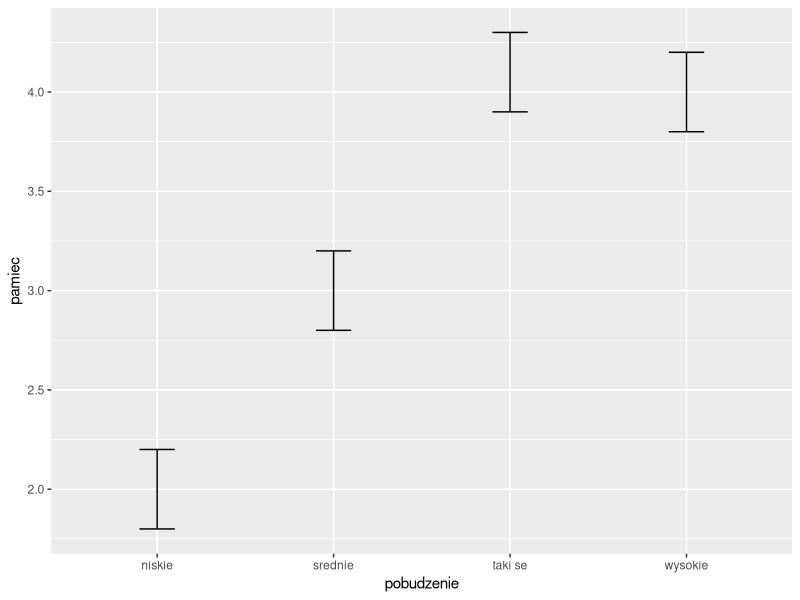
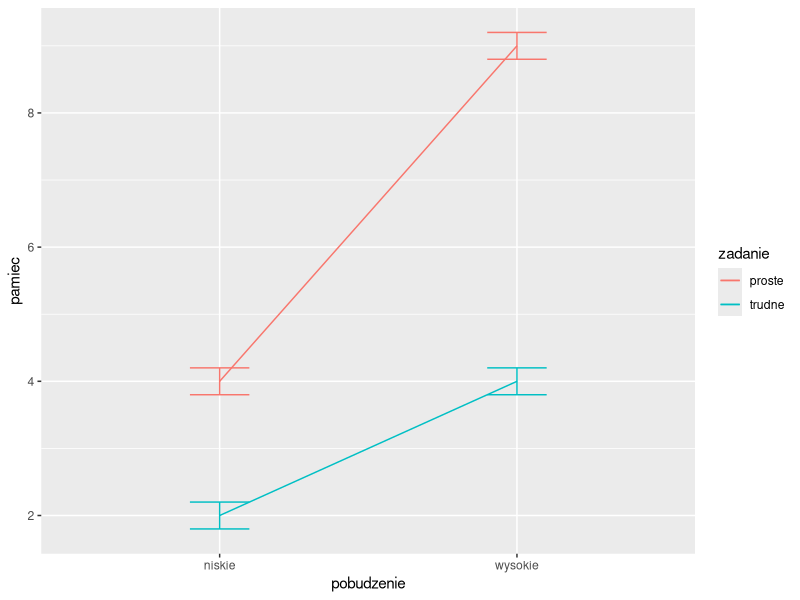
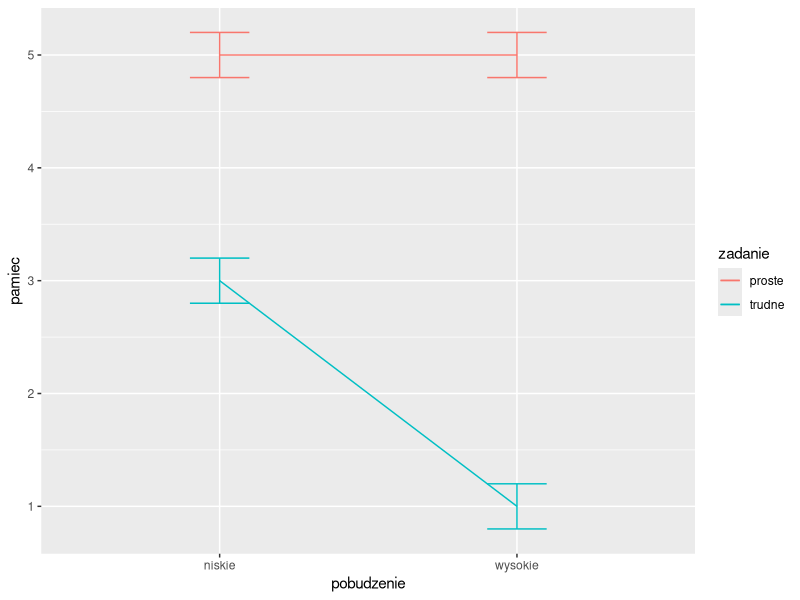
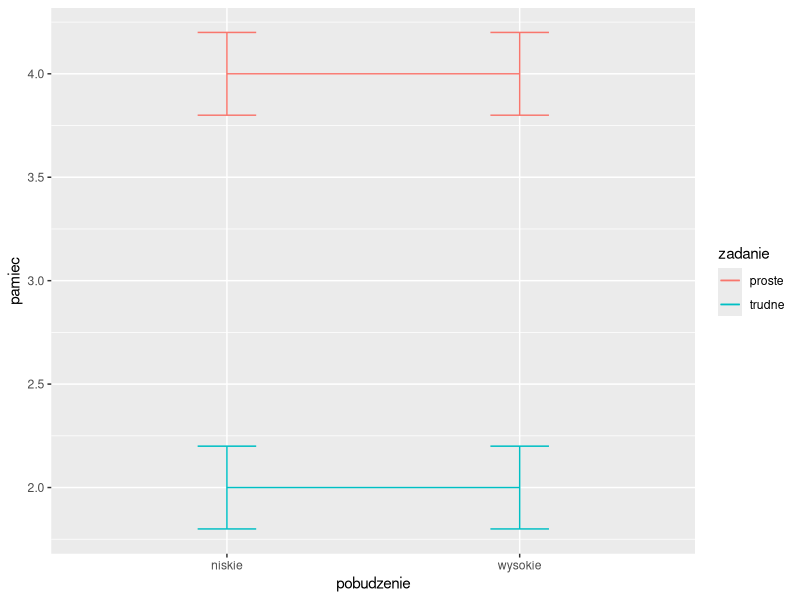
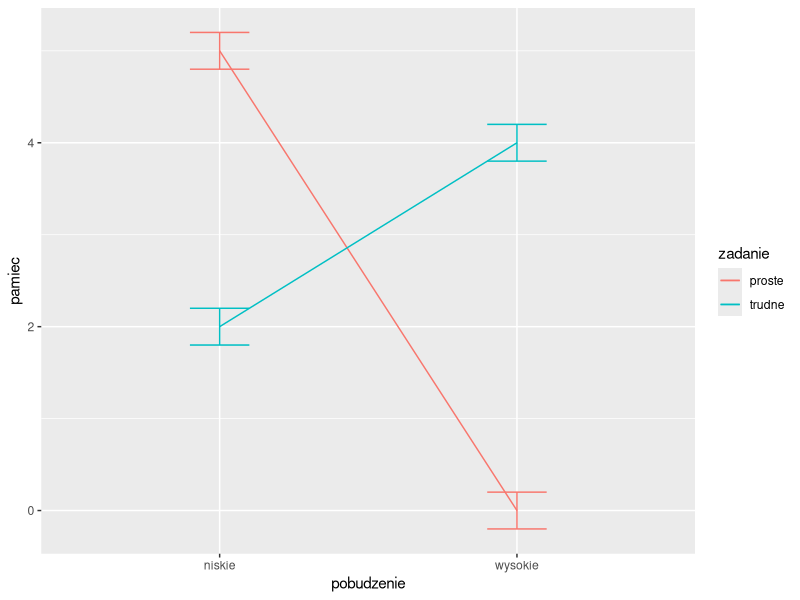
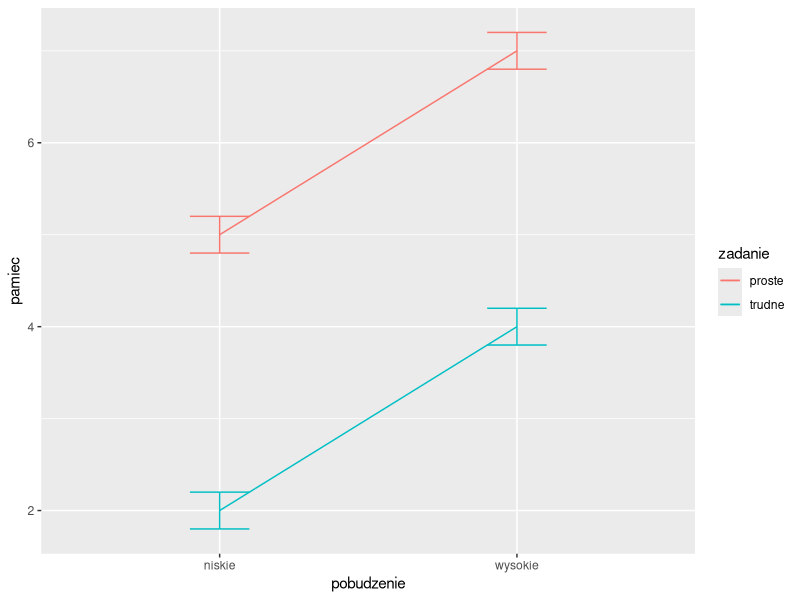
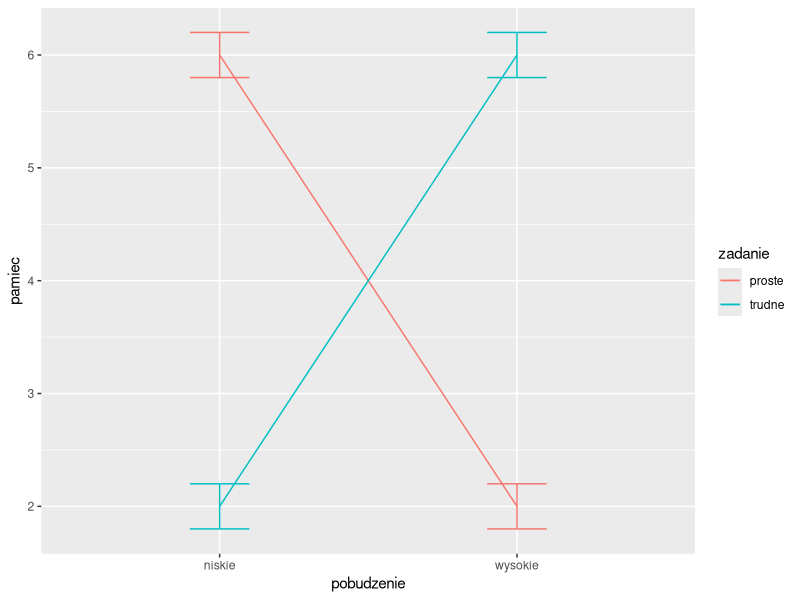
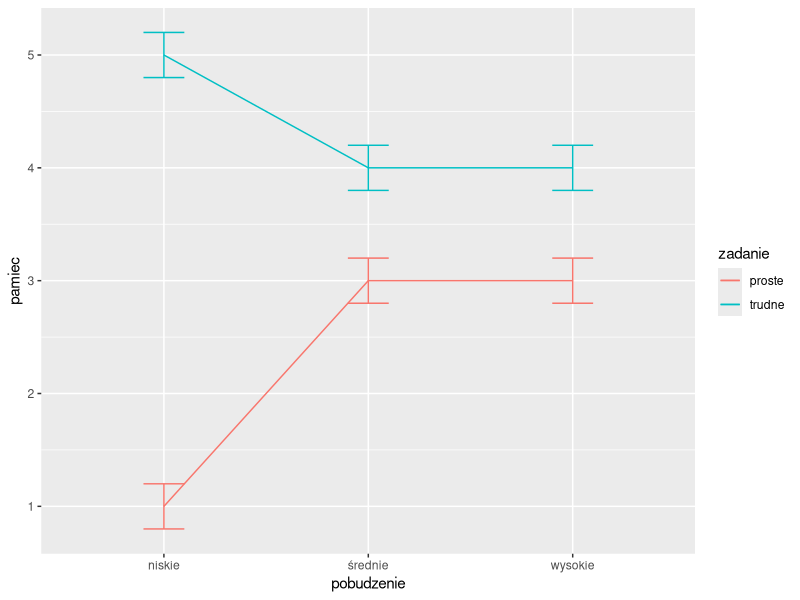

Here is the R script that generated these plots, in order:
## ---- chunk 1
library(ggplot2)
library(tidyverse)
## ---- chunk 2
d <- tibble(
#  zadanie = factor(c("trudne", "trudne", "proste", "proste")),
  pobudzenie = factor(c("niskie", "srednie", "wysokie", "taki se")),
  pamiec = c(2, 3, 4, 4.1),
  lower = pamiec - 0.2,
  upper = pamiec + 0.2
)

ggplot(d, aes(pobudzenie, pamiec)) +
  geom_line() + 
  geom_errorbar(aes(ymin = lower, ymax = upper), width = .2)

## ---- chunk 3
d <- tibble(
  zadanie = factor(c("trudne", "trudne", "proste", "proste")),
  pobudzenie = factor(c("niskie", "wysokie", "niskie", "wysokie")),
  pamiec = c(2, 4, 4, 9),
  lower = pamiec - 0.2,
  upper = pamiec + 0.2
)
ggplot(d, aes(pobudzenie, pamiec, color = zadanie)) +
  geom_line(aes(group = zadanie)) + 
  geom_errorbar(aes(ymin = lower, ymax = upper), width = .2)

## ---- chunk 4
d <- tibble(
  zadanie = factor(c("trudne", "trudne", "proste", "proste")),
  pobudzenie = factor(c("niskie", "wysokie", "niskie", "wysokie")),
  pamiec = c(3, 1, 5, 5),
  lower = pamiec - 0.2,
  upper = pamiec + 0.2
)
ggplot(d, aes(pobudzenie, pamiec, color = zadanie)) +
  geom_line(aes(group = zadanie)) + 
  geom_errorbar(aes(ymin = lower, ymax = upper), width = .2)

## ---- chunk 5
d <- tibble(
  zadanie = factor(c("trudne", "trudne", "proste", "proste")),
  pobudzenie = factor(c("niskie", "wysokie", "niskie", "wysokie")),
  pamiec = c(2, 2, 4, 4),
  lower = pamiec - 0.2,
  upper = pamiec + 0.2
)
ggplot(d, aes(pobudzenie, pamiec, color = zadanie)) +
  geom_line(aes(group = zadanie)) + 
  geom_errorbar(aes(ymin = lower, ymax = upper), width = .2)

## ---- chunk 6
d <- tibble(
  zadanie = factor(c("trudne", "trudne", "proste", "proste")),
  pobudzenie = factor(c("niskie", "wysokie", "niskie", "wysokie")),
  pamiec = c(2, 4, 5, 0),
  lower = pamiec - 0.2,
  upper = pamiec + 0.2
)
ggplot(d, aes(pobudzenie, pamiec, color = zadanie)) +
  geom_line(aes(group = zadanie)) + 
  geom_errorbar(aes(ymin = lower, ymax = upper), width = .2)

## ---- chunk 7
d <- tibble(
  zadanie = factor(c("trudne", "trudne", "proste", "proste")),
  pobudzenie = factor(c("niskie", "wysokie", "niskie", "wysokie")),
  pamiec = c(2, 4, 5, 7),
  lower = pamiec - 0.2,
  upper = pamiec + 0.2
)
ggplot(d, aes(pobudzenie, pamiec, color = zadanie)) +
  geom_line(aes(group = zadanie)) + 
  geom_errorbar(aes(ymin = lower, ymax = upper), width = .2)

## ---- chunk 8
d <- tibble(
  zadanie = factor(c("trudne", "trudne", "proste", "proste")),
  pobudzenie = factor(c("niskie", "wysokie", "niskie", "wysokie")),
  pamiec = c(2, 6, 6, 2),
  lower = pamiec - 0.2,
  upper = pamiec + 0.2
)
ggplot(d, aes(pobudzenie, pamiec, color = zadanie)) +
  geom_line(aes(group = zadanie)) + 
  geom_errorbar(aes(ymin = lower, ymax = upper), width = .2)

## ---- chunk 9
d <- tibble(
  zadanie = factor(c("trudne", "trudne", "proste", "proste", "trudne", "proste")),
  pobudzenie = factor(c("niskie", "wysokie", "niskie", "wysokie", "średnie", "średnie")),
  pamiec = c(5, 4, 1, 3, 4, 3),
  lower = pamiec - 0.2,
  upper = pamiec + 0.2
)

ggplot(d, aes(pobudzenie, pamiec, color = zadanie)) +
  geom_line(aes(group = zadanie)) + 
  geom_errorbar(aes(ymin = lower, ymax = upper), width = .2)
